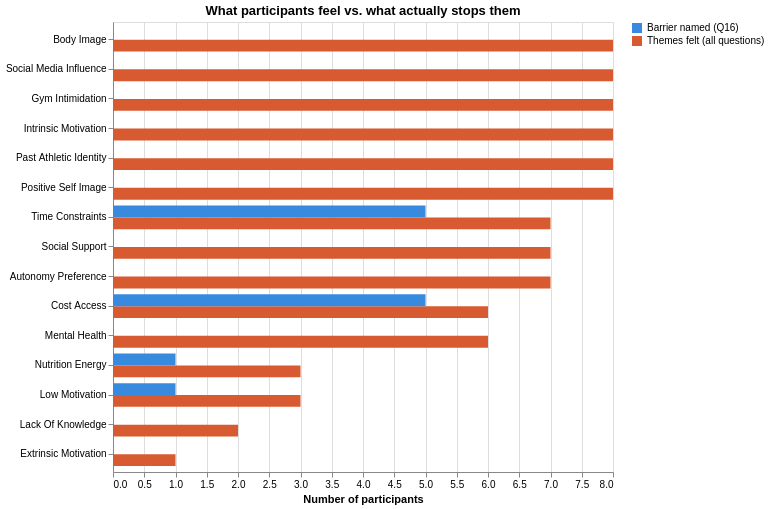

Source (notebook cell):
### Markdown cell above
---
## Viz 1: Paired bar chart — themes felt vs. barriers named

Shows the gap between what participants *feel* across all questions vs. what they *named* as their one barrier to remove (Q16).

### Tableau instructions
1. Create a new data source from the CSV this cell exports (`viz_paired_barriers.csv`)
2. Drag `theme` to **Rows**
3. Drag `count` to **Columns**
4. Drag `type` to **Color**
5. Right-click `theme` on Rows -> Sort -> By Field -> `count` -> Descending (select the 'Themes felt' type)
6. Set mark type to **Bar** (should be default)
7. Under Color, choose two distinct colors: e.g. blue for 'Themes felt', coral/orange for 'Barrier named'
8. Right-click the x-axis -> Edit Axis -> set range from 0 to 8
9. Title: "What participants feel vs. what actually stops them"

### Code cell
# Build paired data
felt = tp[["theme", "participants_mentioning"]].copy()
felt.columns = ["theme", "count"]
felt["type"] = "Themes felt (all questions)"

# Extract barrier themes from Q16
barrier_q = ca[ca["question"].str.contains("barrier", case=False)]
barrier_counts = {}
for _, row in barrier_q.iterrows():
    for t in str(row["themes"]).split(", "):
        clean = t.strip().replace("_", " ").title()
        if clean and clean != "Nan":
            barrier_counts[clean] = barrier_counts.get(clean, 0) + 1

named = pd.DataFrame([{"theme": k, "count": v} for k, v in barrier_counts.items()])
named["type"] = "Barrier named (Q16)"

# Fill missing themes with 0 in each group
all_themes = set(felt["theme"].tolist()) | set(named["theme"].tolist())
for t in all_themes:
    if t not in felt["theme"].values:
        felt = pd.concat([felt, pd.DataFrame([{"theme": t, "count": 0, "type": felt["type"].iloc[0]}])])
    if t not in named["theme"].values:
        named = pd.concat([named, pd.DataFrame([{"theme": t, "count": 0, "type": named["type"].iloc[0]}])])

paired = pd.concat([felt, named], ignore_index=True)

# Sort order based on 'felt' count
theme_order = felt.sort_values("count", ascending=False)["theme"].tolist()

chart1 = alt.Chart(paired).mark_bar().encode(
    y=alt.Y("theme:N", sort=theme_order, title=None),
    x=alt.X("count:Q", title="Number of participants", scale=alt.Scale(domain=[0, 8])),
    color=alt.Color("type:N", title="",
        scale=alt.Scale(range=["#378ADD", "#D85A30"]),
    ),
    yOffset=alt.YOffset("type:N"),
    tooltip=["theme", "type", "count"]
).properties(
    width=500,
    height=450,
    title="What participants feel vs. what actually stops them"
)

# Export for Tableau
os.makedirs("viz_exports", exist_ok=True)
paired.to_csv("viz_exports/viz1_paired_barriers.csv", index=False)

chart1

### Figure 1 — Vega-Lite specification as saved in the notebook (floating-point values rounded to 4 significant figures)
{"config": {"view": {"continuousWidth": 300, "continuousHeight": 300}}, "data": {"name": "data-97675391a91b555ca97b9e40d12b8119"}, "mark": {"type": "bar"}, "encoding": {"color": {"field": "type", "scale": {"range": ["#378ADD", "#D85A30"]}, "title": "", "type": "nominal"}, "tooltip": [{"field": "theme", "type": "nominal"}, {"field": "type", "type": "nominal"}, {"field": "count", "type": "quantitative"}], "x": {"field": "count", "scale": {"domain": [0, 8]}, "title": "Number of participants", "type": "quantitative"}, "y": {"field": "theme", "sort": ["Body Image", "Social Media Influence", "Gym Intimidation", "Intrinsic Motivation", "Past Athletic Identity", "Positive Self Image", "Time Constraints", "Social Support", "Autonomy Preference", "Cost Access", "Mental Health", "Nutrition Energy", "Low Motivation", "Lack Of Knowledge", "Extrinsic Motivation"], "title": null, "type": "nominal"}, "yOffset": {"field": "type", "type": "nominal"}}, "height": 450, "title": "What participants feel vs. what actually stops them", "width": 500, "$schema": "https://vega.github.io/schema/vega-lite/v5.20.1.json", "datasets": {"data-97675391a91b555ca97b9e40d12b8119": [{"theme": "Body Image", "count": 8, "type": "Themes felt (all questions)"}, {"theme": "Social Media Influence", "count": 8, "type": "Themes felt (all questions)"}, {"theme": "Gym Intimidation", "count": 8, "type": "Themes felt (all questions)"}, {"theme": "Intrinsic Motivation", "count": 8, "type": "Themes felt (all questions)"}, {"theme": "Past Athletic Identity", "count": 8, "type": "Themes felt (all questions)"}, {"theme": "Positive Self Image", "count": 8, "type": "Themes felt (all questions)"}, {"theme": "Time Constraints", "count": 7, "type": "Themes felt (all questions)"}, {"theme": "Social Support", "count": 7, "type": "Themes felt (all questions)"}, {"theme": "Autonomy Preference", "count": 7, "type": "Themes felt (all questions)"}, {"theme": "Cost Access", "count": 6, "type": "Themes felt (all questions)"}, {"theme": "Mental Health", "count": 6, "type": "Themes felt (all questions)"}, {"theme": "Nutrition Energy", "count": 3, "type": "Themes felt (all questions)"}, {"theme": "Low Motivation", "count": 3, "type": "Themes felt (all questions)"}, {"theme": "Lack Of Knowledge", "count": 2, "type": "Themes felt (all questions)"}, {"theme": "Extrinsic Motivation", "count": 1, "type": "Themes felt (all questions)"}, {"theme": "Time Constraints", "count": 5, "type": "Barrier named (Q16)"}, {"theme": "Cost Access", "count": 5, "type": "Barrier named (Q16)"}, {"theme": "Low Motivation", "count": 1, "type": "Barrier named (Q16)"}, {"theme": "Nutrition Energy", "count": 1, "type": "Barrier named (Q16)"}, {"theme": "Body Image", "count": 0, "type": "Barrier named (Q16)"}, {"theme": "Intrinsic Motivation", "count": 0, "type": "Barrier named (Q16)"}, {"theme": "Social Support", "count": 0, "type": "Barrier named (Q16)"}, {"theme": "Extrinsic Motivation", "count": 0, "type": "Barrier named (Q16)"}, {"theme": "Gym Intimidation", "count": 0, "type": "Barrier named (Q16)"}, {"theme": "Autonomy Preference", "count": 0, "type": "Barrier named (Q16)"}, {"theme": "Mental Health", "count": 0, "type": "Barrier named (Q16)"}, {"theme": "Past Athletic Identity", "count": 0, "type": "Barrier named (Q16)"}, {"theme": "Positive Self Image", "count": 0, "type": "Barrier named (Q16)"}, {"theme": "Social Media Influence", "count": 0, "type": "Barrier named (Q16)"}, {"theme": "Lack Of Knowledge", "count": 0, "type": "Barrier named (Q16)"}]}}
